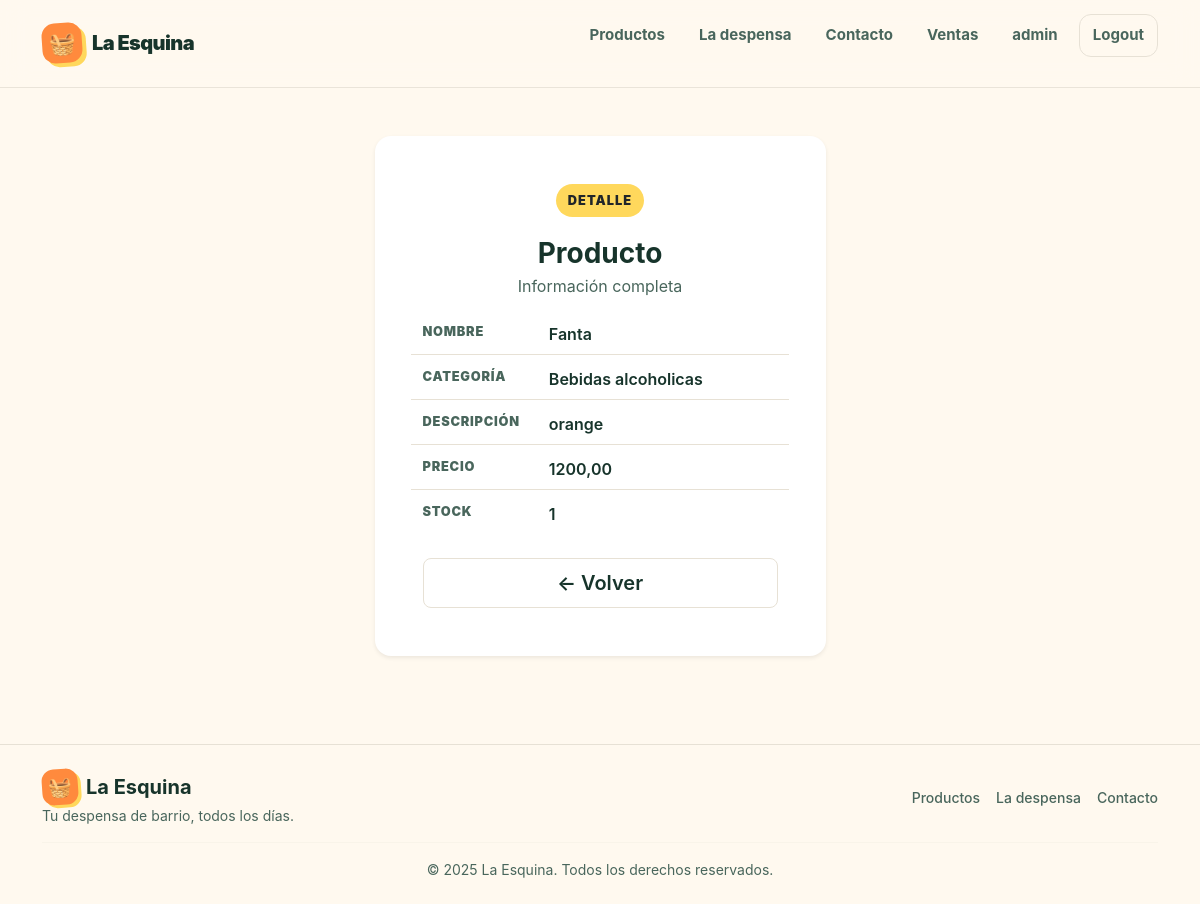
Screenshot of /producto/producto/detail/8 (signed in) with the database file from the repository.
### producto/models.py (models this page shows, shortened)
class Producto(models.Model):
    categoria = models.ForeignKey(
        Categoria,
        on_delete=models.SET_NULL,
        null=True,
        blank=True,
        verbose_name="categoría",
        related_name="productos",
    )
    nombre = models.CharField()
    descripcion = models.TextField(
        blank=True, db_default="", verbose_name="descripción"
    )
    precio = models.DecimalField(max_digits=10, decimal_places=2)
    stock = models.PositiveIntegerField(db_default=0)
    class Meta:
        verbose_name = "Producto"
        verbose_name_plural = "Productos"
        ordering = ("nombre",)
        indexes = [  # noqa: RUF012
            models.Index(fields=["nombre"], name="idx_producto_nombre"),
        ]
        constraints = (
            models.UniqueConstraint(
                fields=["categoria", "nombre"], name="unique_categoria_producto"
            ),
            models.CheckConstraint(
                condition=Q(precio__gte=0), name="check_precio_mayor_a_cero"
            ),
        )

class Categoria(models.Model):
    nombre = models.CharField(max_length=100, unique=True)
    descripcion = models.TextField(
        blank=True, db_default="", verbose_name="descripción"
    )
    class Meta:
        verbose_name = "Categoría de Productos"
        verbose_name_plural = "Categorías de Productos"
        ordering = ("nombre",)
    def __str__(self):
        return self.nombre

### producto/views/productos.py (the view)
# urls.py: path("producto/detail/<int:pk>", productos.ProductoDetail.as_view(), name="producto_detail"),
class ProductoDetail(DetailView):
    model = Producto

### producto/templates/producto/producto_detail.html
{% extends "core/base.html" %}
{% block contenido %}
<div class="container py-5">
    <div class="row justify-content-center">
        <div class="col-12 col-md-8 col-lg-6 col-xl-5">
            <div class="card shadow-sm border-0 rounded-4">
                <div class="card-body p-4 p-md-5">
                    <div class="text-center mb-4">
                        <div class="eyebrow">Detalle</div>
                        <h1 class="h3 fw-bold mb-1" style="color: var(--ink);">Producto</h1>
                        <p class="text-muted mb-0" style="color: var(--ink-soft) !important;">Información completa</p>
                    </div>
                    <dl class="row mb-0 detail-list">
                        <dt class="col-sm-4">Nombre</dt>
                        <dd class="col-sm-8">{{ producto.nombre }}</dd>
                        <dt class="col-sm-4">Categoría</dt>
                        <dd class="col-sm-8">{{ producto.categoria|default:"Sin categoría" }}</dd>
                        <dt class="col-sm-4">Descripción</dt>
                        <dd class="col-sm-8">{{ producto.descripcion|default:"—" }}</dd>
                        <dt class="col-sm-4">Precio</dt>
                        <dd class="col-sm-8">{{ producto.precio }}</dd>
                        <dt class="col-sm-4">Stock</dt>
                        <dd class="col-sm-8">{{ producto.stock }}</dd>
                    </dl>
                    <div class="d-grid gap-2 mt-4">
                        <a href="{% url 'producto:producto_list' %}" class="btn btn-outline-secondary btn-lg fw-semibold rounded-3 py-2"
                           style="border-color: var(--line); color: var(--ink);">← Volver</a>
                    </div>
                </div>
            </div>
        </div>
    </div>
</div>
{% endblock contenido %}

### core/templates/core/components/navbar.html (shortened to what this page needs)
<header class="nav-wrap">
    <div class="container">
        <nav aria-label="Navegación principal">
            <a class="brand" href="#inicio" aria-label="La Esquina, inicio">
                <span class="brand-mark">🧺</span>
                <span>La Esquina</span>
            </a>
            <ul class="nav-links">
                <li><a href="#productos">Productos</a></li>
                <li><a href="#por-que">La despensa</a></li>
                <li><a href="#contacto">Contacto</a></li>
                {% if user.is_authenticated %}
                    <li><a href="{% url 'producto:home' %}">Ventas</a></li>
                    <li><a href="#">{{ user.username }}</a></li>
                    <li>
                        <form action="{% url 'core:logout' %}" method="post">
                            <button class="nav-logout" type="submit">Logout</button>
                        </form>
                    </li>
                {% else %}
                    <li><a class="nav-login" href="{% url 'core:login' %}">Acceder</a></li>
                {% endif %}
            </ul>
        </nav>
    </div>
</header>

### core/static/core/style.css (style rules this page uses)
:root { --ink: #17342b; --ink-soft: #49665c; --cream: #fff9ef; --paper: #ffffff; --mint: #dff4e8; --mint-strong: #1d7a58; --orange: #ff8a3d; --orange-dark: #d9681e; --yellow: #ffd85c; --pink: #ffd7df; --line: #e7e1d5; --shadow: 0 18px 45px rgba(23, 52, 43, 0.1); --radius-lg: 30px; --radius-md: 20px; --radius-sm: 14px; --max: 1180px; }
* { box-sizing: border-box; margin: 0; padding: 0; }
html { scroll-behavior: smooth; }
body { font-family: Inter, ui-sans-serif, system-ui, -apple-system, BlinkMacSystemFont, "Segoe UI", sans-serif; color: var(--ink); background: var(--cream); line-height: 1.5; }
a { color: inherit; text-decoration: none; }
button, a { -webkit-tap-highlight-color: transparent; }
.container { width: min(calc(100% - 40px), var(--max)); margin-inline: auto; }
.nav-wrap { position: sticky; top: 0; z-index: 20; padding: 14px 0; background: rgba(255, 249, 239, 0.88); backdrop-filter: blur(14px); border-bottom: 1px solid rgba(231, 225, 213, 0.85); }
nav { display: flex; align-items: center; justify-content: space-between; gap: 20px; }
.brand { display: inline-flex; align-items: center; gap: 10px; font-weight: 900; font-size: 1.25rem; letter-spacing: -0.03em; }
.brand-mark { width: 40px; height: 40px; display: grid; place-items: center; border-radius: 13px; background: var(--orange); transform: rotate(-4deg); box-shadow: 4px 4px 0 var(--yellow); font-size: 1.35rem; }
.nav-links { display: flex; align-items: center; gap: 8px; list-style: none; }
.nav-links a { display: inline-flex; align-items: center; justify-content: center; padding: 10px 13px; border-radius: 12px; color: var(--ink-soft); font-weight: 700; font-size: 0.94rem; transition: 0.2s ease; }
.nav-links form { display: inline-flex; }
.nav-logout { display: inline-flex; align-items: center; justify-content: center; padding: 9px 13px; border: 1px solid var(--line); border-radius: 12px; background: transparent; color: var(--ink-soft); font-family: inherit; font-weight: 700; font-size: 0.94rem; cursor: pointer; transition: 0.2s ease; }
.eyebrow { display: inline-flex; align-items: center; gap: 8px; padding: 7px 12px; border-radius: 999px; background: var(--yellow); font-size: 0.8rem; font-weight: 900; text-transform: uppercase; letter-spacing: 0.08em; margin-bottom: 20px; }
.btn { display: inline-flex; align-items: center; justify-content: center; min-height: 50px; padding: 12px 19px; border-radius: 15px; font-weight: 800; border: 1px solid transparent; transition: transform 0.2s ease, box-shadow 0.2s ease, background 0.2s ease; }
.btn-outline-secondary { border-color: var(--line) !important; color: var(--ink) !important; }
.card { border: 1px solid var(--line); box-shadow: var(--shadow); }
.detail-list dt { color: var(--ink-soft); font-size: 0.8rem; font-weight: 900; text-transform: uppercase; letter-spacing: 0.06em; padding-top: 12px; border-top: 1px solid var(--line); }
.detail-list dd { color: var(--ink); font-weight: 600; padding-top: 12px; border-top: 1px solid var(--line); }
.detail-list dt:first-of-type, .detail-list dd:first-of-type { border-top: 0; padding-top: 0; }

### rows the page displays
Producto: nombre "Fanta", categoria "Bebidas alcoholicas", descripcion "orange", precio "1200,00", stock "1"

### other values shown
{{ user.username }} "admin"
